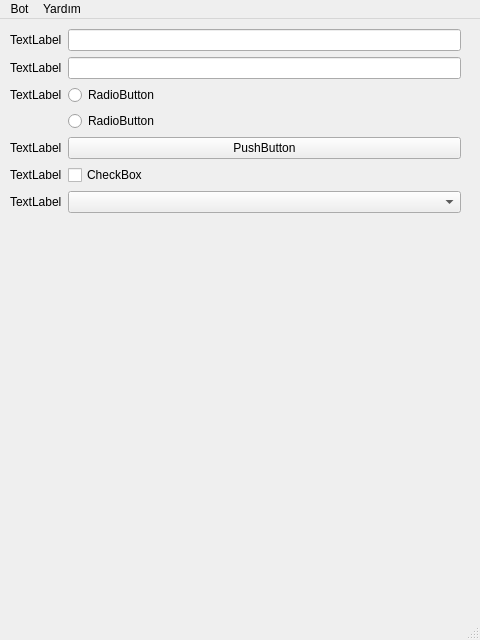
<?xml version="1.0" encoding="UTF-8"?>
<ui version="4.0">
 <class>MainWindow</class>
 <widget class="QMainWindow" name="MainWindow">
  <property name="geometry">
   <rect>
    <x>0</x>
    <y>0</y>
    <width>480</width>
    <height>640</height>
   </rect>
  </property>
  <property name="windowTitle">
   <string>MainWindow</string>
  </property>
  <widget class="QWidget" name="centralwidget">
   <widget class="QWidget" name="formLayoutWidget">
    <property name="geometry">
     <rect>
      <x>10</x>
      <y>10</y>
      <width>451</width>
      <height>581</height>
     </rect>
    </property>
    <layout class="QFormLayout" name="formLayout">
     <property name="sizeConstraint">
      <enum>QLayout::SetNoConstraint</enum>
     </property>
     <property name="fieldGrowthPolicy">
      <enum>QFormLayout::AllNonFixedFieldsGrow</enum>
     </property>
     <property name="rowWrapPolicy">
      <enum>QFormLayout::DontWrapRows</enum>
     </property>
     <item row="2" column="0">
      <widget class="QLabel" name="label">
       <property name="text">
        <string>TextLabel</string>
       </property>
      </widget>
     </item>
     <item row="2" column="1">
      <widget class="QLineEdit" name="lineEdit"/>
     </item>
     <item row="1" column="1">
      <widget class="QLineEdit" name="lineEdit_2"/>
     </item>
     <item row="1" column="0">
      <widget class="QLabel" name="label_2">
       <property name="text">
        <string>TextLabel</string>
       </property>
      </widget>
     </item>
     <item row="3" column="0">
      <widget class="QLabel" name="label_3">
       <property name="text">
        <string>TextLabel</string>
       </property>
      </widget>
     </item>
     <item row="5" column="1">
      <widget class="QPushButton" name="pushButton">
       <property name="text">
        <string>PushButton</string>
       </property>
      </widget>
     </item>
     <item row="5" column="0">
      <widget class="QLabel" name="label_4">
       <property name="text">
        <string>TextLabel</string>
       </property>
      </widget>
     </item>
     <item row="6" column="0">
      <widget class="QLabel" name="label_5">
       <property name="text">
        <string>TextLabel</string>
       </property>
      </widget>
     </item>
     <item row="7" column="0">
      <widget class="QLabel" name="label_6">
       <property name="text">
        <string>TextLabel</string>
       </property>
      </widget>
     </item>
     <item row="3" column="1">
      <widget class="QRadioButton" name="radioButton">
       <property name="text">
        <string>RadioButton</string>
       </property>
      </widget>
     </item>
     <item row="4" column="1">
      <widget class="QRadioButton" name="radioButton_2">
       <property name="text">
        <string>RadioButton</string>
       </property>
      </widget>
     </item>
     <item row="6" column="1">
      <widget class="QCheckBox" name="checkBox">
       <property name="text">
        <string>CheckBox</string>
       </property>
      </widget>
     </item>
     <item row="7" column="1">
      <widget class="QComboBox" name="comboBox"/>
     </item>
    </layout>
   </widget>
  </widget>
  <widget class="QMenuBar" name="menubar">
   <property name="geometry">
    <rect>
     <x>0</x>
     <y>0</y>
     <width>480</width>
     <height>21</height>
    </rect>
   </property>
   <widget class="QMenu" name="menuBot">
    <property name="title">
     <string>Bot</string>
    </property>
    <addaction name="actionHesap_Bilgileri"/>
   </widget>
   <widget class="QMenu" name="menuYard_m">
    <property name="title">
     <string>Yardım</string>
    </property>
    <addaction name="actionHakk_nda"/>
   </widget>
   <addaction name="menuBot"/>
   <addaction name="menuYard_m"/>
  </widget>
  <widget class="QStatusBar" name="statusbar"/>
  <action name="actionHesap_Bilgileri">
   <property name="text">
    <string>Hesap Bilgileri</string>
   </property>
  </action>
  <action name="actionHakk_nda">
   <property name="text">
    <string>Hakkında</string>
   </property>
  </action>
 </widget>
 <resources/>
 <connections/>
</ui>
